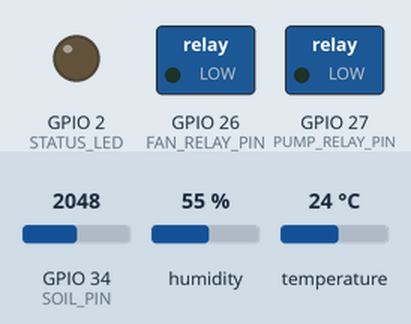
The sketch below on a simulated ESP32. Shown: switched loads named in the sketch (green lamp = pin HIGH), output pins drawn as LEDs (lit = HIGH). The inputs (shaded band) are chosen by the test bench; at power-on: GPIO 34 (SOIL_PIN) = 2048, humidity 55 %, temperature 24 °C. WiFi joins after 1.5 s; servers stay silent unless stated; uploads are accepted with an empty reply; what the sketch prints to the serial monitor is not drawn.

Above: at 0.0 s.
At 1.1 s:
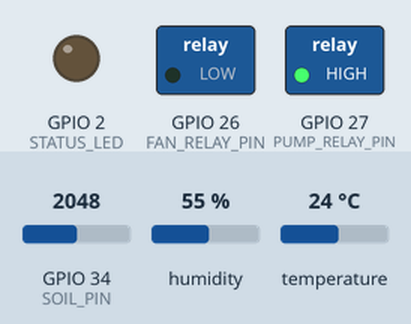
At 3.6 s:
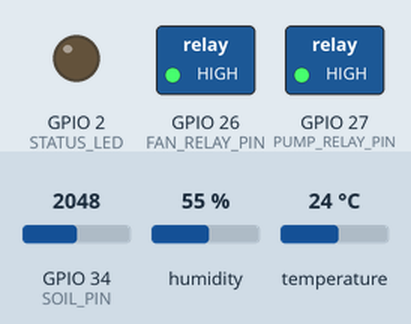
At 5.1 s:
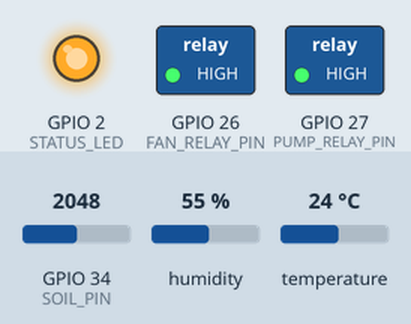
Timing chart, 0 to 6.6 s (numbered marks = the images above):
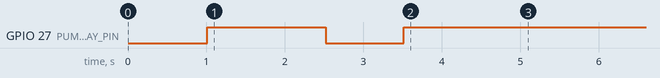

The sketch:

esp32_agrimitra.ino
```cpp
/*
 * 🌱 AgriMitra AI - ESP32 Smart Polyhouse Controller
 *
 * Hardware Connections (FREEZED CONFIGURATION):
 * 1. DHT11 Sensor (Blue):
 *    - VCC  -> 3.3V
 *    - GND  -> GND
 *    - DATA -> GPIO 4 (D4)
 *
 * 2. Soil Moisture Sensor:
 *    - VCC  -> 3.3V
 *    - GND  -> GND
 *    - AOUT -> GPIO 34 (D34 - ADC1)
 *
 * 3. 2-Channel 5V Relay Module:
 *    - Relay 1 (Polyhouse Fan) -> GPIO 26
 *    - Relay 2 (Water Pump)     -> GPIO 27
 *    - VCC -> 5V (VIN of ESP32 or external 5V)
 *    - GND -> Common Ground
 *
 * Libraries Required in Arduino IDE:
 * - DHT sensor library by Adafruit
 * - Adafruit Unified Sensor
 * - ArduinoJson by Benoit Blanchon (Version 6 or 7)
 */

#include "DHT.h"
#include <ArduinoJson.h>
#include <HTTPClient.h>
#include <WiFi.h>

// ======================== CONFIGURATION ========================
// 1. Enter your Wi-Fi Credentials
const char *WIFI_SSID = "Redmi";
const char *WIFI_PASSWORD = "12345678";

// 2. Active AgriMitra AI Server IP on your local Wi-Fi network
const char *SERVER_URL = "http://10.152.66.131:5001/api/iot/telemetry";

// 3. Hardware Pin Definitions (Frozen & Aligned)
#define DHTPIN 4          // GPIO 4 (D4) for DHT11 Data
#define DHTTYPE DHT11     // DHT11 (Blue sensor)
#define SOIL_PIN 34       // GPIO 34 (D34 - Analog ADC1)
#define FAN_RELAY_PIN 26  // GPIO 26 for Relay 1 (Ventilation Fan)
#define PUMP_RELAY_PIN 27 // GPIO 27 for Relay 2 (Water Pump)
#define STATUS_LED 2      // GPIO 2 Built-in Blue LED

// 4. Relay Trigger Logic:
// Set to true for Active-LOW relays (relay clicks ON on LOW/0V) - standard blue modules
// Set to false for Active-HIGH relays (relay clicks ON on HIGH/3.3V)
#define ACTIVE_LOW_RELAY true

#if ACTIVE_LOW_RELAY
  #define RELAY_ON  LOW
  #define RELAY_OFF HIGH
#else
  #define RELAY_ON  HIGH
  #define RELAY_OFF LOW
#endif

// Telemetry interval in milliseconds (e.g. 5000 = 5 seconds)
const unsigned long TELEMETRY_INTERVAL = 5000;
unsigned long lastSendTime = 0;

DHT dht(DHTPIN, DHTTYPE);

void setup() {
  Serial.begin(115200);
  delay(1000);

  Serial.println("\n==============================================");
  Serial.println("🌱 AgriMitra AI - ESP32 Smart Polyhouse Node");
  Serial.println("==============================================");
  Serial.println("Pins: Fan=GPIO26 | Pump=GPIO27 | DHT=GPIO4 | Soil=GPIO34");

  // Configure Relay Pins
  pinMode(FAN_RELAY_PIN, OUTPUT);
  pinMode(PUMP_RELAY_PIN, OUTPUT);
  pinMode(STATUS_LED, OUTPUT);

  // Ensure relays start OFF
  digitalWrite(FAN_RELAY_PIN, RELAY_OFF);
  digitalWrite(PUMP_RELAY_PIN, RELAY_OFF);
  digitalWrite(STATUS_LED, LOW);

  // -------------------------------------------------------------
  // Hardware Self-Test: Clicks each relay for 1 second on boot
  // If relays don't click here, check 5V power supply to relay VCC
  // -------------------------------------------------------------
  Serial.println("\n[Self-Test] Testing Relay 1 (Fan - GPIO 26)...");
  digitalWrite(FAN_RELAY_PIN, RELAY_ON);
  delay(1000);
  digitalWrite(FAN_RELAY_PIN, RELAY_OFF);
  delay(500);

  Serial.println("[Self-Test] Testing Relay 2 (Pump - GPIO 27)...");
  digitalWrite(PUMP_RELAY_PIN, RELAY_ON);
  delay(1000);
  digitalWrite(PUMP_RELAY_PIN, RELAY_OFF);
  Serial.println("[Self-Test] Relay self-test completed successfully!\n");

  // Initialize DHT Sensor
  dht.begin();

  // Connect to Wi-Fi
  connectToWiFi();
}

void loop() {
  // Auto-reconnect Wi-Fi if connection drops
  if (WiFi.status() != WL_CONNECTED) {
    digitalWrite(STATUS_LED, LOW);
    connectToWiFi();
  }

  // Send Telemetry every interval
  if (millis() - lastSendTime >= TELEMETRY_INTERVAL) {
    lastSendTime = millis();
    sendTelemetryAndSyncControls();
  }
}

void connectToWiFi() {
  Serial.print("[WiFi] Connecting to: ");
  Serial.println(WIFI_SSID);

  WiFi.mode(WIFI_STA);
  WiFi.setAutoReconnect(true);
  WiFi.begin(WIFI_SSID, WIFI_PASSWORD);

  int retries = 0;
  while (WiFi.status() != WL_CONNECTED && retries < 25) {
    delay(500);
    Serial.print(".");
    retries++;
  }

  if (WiFi.status() == WL_CONNECTED) {
    Serial.println("\n[WiFi] Connected successfully!");
    Serial.print("[WiFi] ESP32 IP Address: ");
    Serial.println(WiFi.localIP());
    Serial.printf("[WiFi] Signal Strength (RSSI): %d dBm\n", WiFi.RSSI());
    Serial.printf("[Target Server] %s\n", SERVER_URL);
    digitalWrite(STATUS_LED, HIGH);
  } else {
    Serial.println("\n[WiFi] Connection timeout. Retrying in background...");
    digitalWrite(STATUS_LED, LOW);
  }
}

float readSoilMoisturePercentage() {
  // ESP32 ADC: 12-bit (0 to 4095)
  int rawValue = analogRead(SOIL_PIN);

  // Calibration thresholds for standard capacitive/resistive probe
  const int DRY_VALUE = 3500; // Raw reading in completely dry air
  const int WET_VALUE = 1400; // Raw reading in saturated wet soil

  int constrainedVal = constrain(rawValue, WET_VALUE, DRY_VALUE);
  float percentage = map(constrainedVal, DRY_VALUE, WET_VALUE, 0, 100);

  return percentage;
}

void sendTelemetryAndSyncControls() {
  if (WiFi.status() != WL_CONNECTED) {
    Serial.println("[WiFi] Not connected, skipping telemetry send.");
    return;
  }

  // 1. Read Sensors
  float temperature = dht.readTemperature();
  float humidity = dht.readHumidity();
  float soilMoisture = readSoilMoisturePercentage();

  // Validate DHT reading
  if (isnan(temperature) || isnan(humidity)) {
    Serial.println("[Sensor Warning] DHT11 read returned NaN! Using safe fallback.");
    temperature = 28.0;
    humidity = 60.0;
  }

  Serial.println("\n--- [Reading Sensors] ---");
  Serial.printf("Temp: %.1f °C | Humidity: %.1f %% | Soil Moisture: %.1f %%\n",
                temperature, humidity, soilMoisture);

  // 2. Prepare JSON Payload
  StaticJsonDocument<256> reqDoc;
  reqDoc["device_id"] = "ESP32_AGRIMITRA";
  reqDoc["temperature"] = temperature;
  reqDoc["humidity"] = humidity;
  reqDoc["soil_moisture"] = soilMoisture;
  reqDoc["pump_state"] = (digitalRead(PUMP_RELAY_PIN) == RELAY_ON);
  reqDoc["fan_state"] = (digitalRead(FAN_RELAY_PIN) == RELAY_ON);

  String jsonPayload;
  serializeJson(reqDoc, jsonPayload);

  // 3. Send HTTP POST to AgriMitra Backend
  HTTPClient http;
  http.setTimeout(4000); // 4 second timeout prevents blocking if Wi-Fi drops
  http.begin(SERVER_URL);
  http.addHeader("Content-Type", "application/json");

  int httpCode = http.POST(jsonPayload);

  if (httpCode > 0) {
    String response = http.getString();
    Serial.printf("[HTTP] POST Response Code: %d\n", httpCode);

    // 4. Parse Response to get live Pump and Fan commands from Web Dashboard
    StaticJsonDocument<512> resDoc;
    DeserializationError error = deserializeJson(resDoc, response);

    if (!error && resDoc["success"] == true) {
      JsonObject cmds = resDoc.containsKey("commands") ? resDoc["commands"].as<JsonObject>() : resDoc["data"].as<JsonObject>();
      bool pumpState = cmds["pump"].as<bool>();
      bool fanState = cmds["fan"].as<bool>();

      // Apply controls to Relay Pins (Fan on 26, Pump on 27)
      digitalWrite(FAN_RELAY_PIN, fanState ? RELAY_ON : RELAY_OFF);
      digitalWrite(PUMP_RELAY_PIN, pumpState ? RELAY_ON : RELAY_OFF);

      Serial.printf(
          ">> [Relays Applied] Fan (GPIO 26): %s | Pump (GPIO 27): %s\n",
          fanState ? "ON 🟢" : "OFF ⚪", pumpState ? "ON 🟢" : "OFF ⚪");
    } else {
      Serial.println("[JSON] Could not parse server response.");
    }
  } else {
    Serial.printf("[HTTP ERROR] POST failed: %s (code %d)\n",
                  http.errorToString(httpCode).c_str(), httpCode);
    Serial.printf("-> Check that laptop is on Wi-Fi and server is at %s\n", SERVER_URL);
  }

  http.end();
}
```
